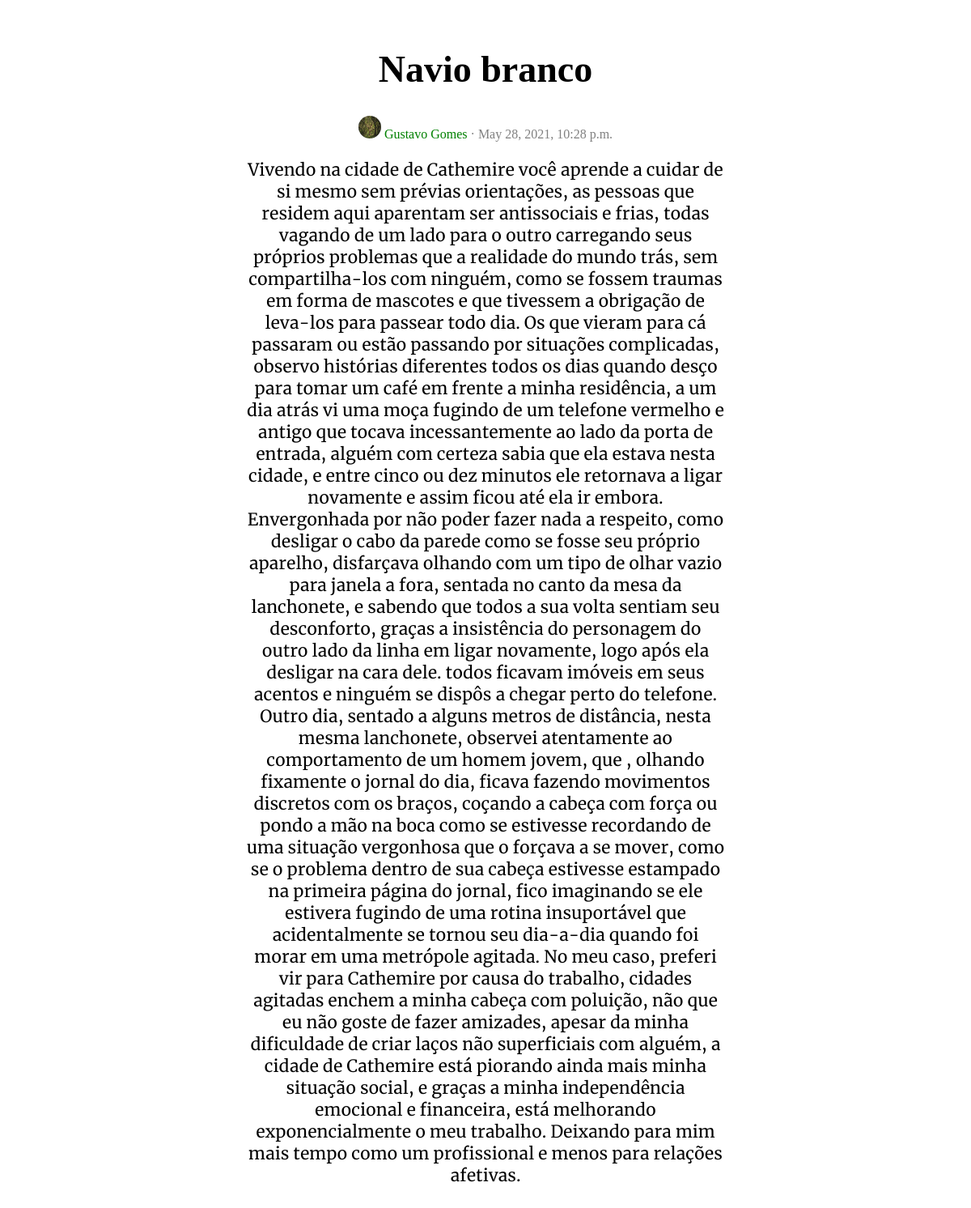
/blog/navio-branco/, run on the app's committed database.
### blog/models.py (models this page shows, shortened)
class Post(models.Model):
    title = models.CharField(max_length=255, default="title")
    author = models.ForeignKey(Author, on_delete=models.CASCADE, default="Autor")
    slug = models.CharField(max_length=255, unique=True)
    post = models.TextField(default='')
    post_date_created = models.DateTimeField(auto_now_add=True)
    post_date_updated = models.DateTimeField(auto_now=True)

class Author(models.Model):
    author_name = models.CharField(max_length=255)
    author_about = models.TextField()
    author_image = models.FileField(null=True, blank=True)
    author_date_created = models.DateTimeField(auto_now_add=True)
    author_date_updated = models.DateTimeField(auto_now=True)
    def __str__(self):
        return self.author_name

### blog/views.py (the view)
# urls.py: path("<slug:slug>/", views.detail, name="detail")
def detail(request, slug):
    try:
        post = Post.objects.get(slug= slug)
    except Post.DoesNotExist:
        raise Http404("Valor não encontrado.")
    return render(request, 'blog/detail.html', {"post": post})

### blog/templates/blog/detail.html
{% extends 'blog/base.html' %}
{% block content %}
    <h1 id="title">{{post.title}}</h1>
    <div class="title-author-row">
        <div class="author-row">
            <div class="author-span">
                <img class="author-img-responsive" src="{{post.author.author_image.url}}">
                <span style="color:green">{{post.author}}</span>
                <span style="color:grey">·</span>
                <span style="color:grey">{{post.post_date_created}}</span>
            </div>
        </div>
    </div>
    <div class="post-content">
        <div class="post-container">
            <p id="post">
                {{post.post}}
            </p>
        </div>
    </div>
{% endblock content %}

### blog/static/css/blog.css (style rules this page uses)
.author-img-responsive { width: 28px; height: 28px; border-radius: 50%; }
.post-content { display: flex; width: 100%; align-items: center; flex-direction: column; }
.post-container { position: relative; width: 50%; min-height: 250px; }
#post { display: block; font-family: standard-text; font-size: 21px; }
.author-row { justify-content: space-around; }
#title { font-size: 46px; font-family: standard-title; }

### data on the page
Post: title "Navio branco", author.author_image (picture), author "Gustavo Gomes", post_date_created "May 28, 2021, 10:28 p.m.", post "Vivendo na cidade de Cathemire você aprende a cuidar de si mesmo sem prévias orientações, as pessoas que residem aqui aparentam ser antissociais e frias, todas vagando de um lado para o outro carregando seus próprios problemas que a realidade do mundo trás, sem compartilha-los com ninguém, como se fossem traumas em forma de mascotes e que tivessem a obrigação de leva-los para passear todo dia. Os que vieram para cá passaram ou estão passando por situações complicadas, observo histórias diferentes todos os dias quando desço para tomar um café em frente a minha residência, a um dia atrás vi uma moça fugindo de um telefone vermelho e antigo que tocava incessantemente ao lado da porta de…"
